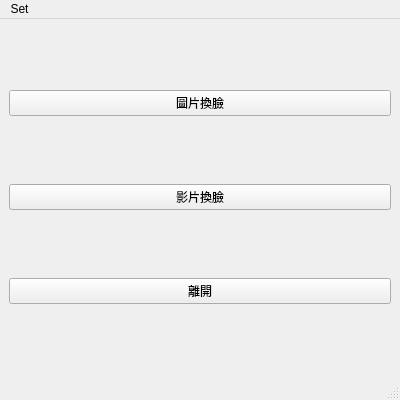
<?xml version="1.0" encoding="UTF-8"?>
<ui version="4.0">
 <class>MainWindow</class>
 <widget class="QMainWindow" name="MainWindow">
  <property name="geometry">
   <rect>
    <x>0</x>
    <y>0</y>
    <width>400</width>
    <height>400</height>
   </rect>
  </property>
  <property name="maximumSize">
   <size>
    <width>400</width>
    <height>400</height>
   </size>
  </property>
  <property name="windowTitle">
   <string>FaceSwap ! !</string>
  </property>
  <widget class="QWidget" name="centralwidget">
   <layout class="QVBoxLayout" name="verticalLayout">
    <item>
     <widget class="QPushButton" name="pushButton_imgswap">
      <property name="font">
       <font>
        <weight>50</weight>
        <italic>false</italic>
        <bold>false</bold>
        <strikeout>false</strikeout>
       </font>
      </property>
      <property name="focusPolicy">
       <enum>Qt::StrongFocus</enum>
      </property>
      <property name="text">
       <string>圖片換臉</string>
      </property>
     </widget>
    </item>
    <item>
     <widget class="QPushButton" name="pushButton_videoswap">
      <property name="text">
       <string>影片換臉</string>
      </property>
     </widget>
    </item>
    <item>
     <widget class="QPushButton" name="pushButton_exit">
      <property name="text">
       <string>離開</string>
      </property>
     </widget>
    </item>
   </layout>
  </widget>
  <widget class="QMenuBar" name="menubar">
   <property name="geometry">
    <rect>
     <x>0</x>
     <y>0</y>
     <width>400</width>
     <height>23</height>
    </rect>
   </property>
   <widget class="QMenu" name="menuSet">
    <property name="title">
     <string>Set</string>
    </property>
    <addaction name="actionExit"/>
   </widget>
   <addaction name="menuSet"/>
  </widget>
  <widget class="QStatusBar" name="statusbar"/>
  <action name="actionExit">
   <property name="text">
    <string>Exit</string>
   </property>
  </action>
 </widget>
 <resources/>
 <connections>
  <connection>
   <sender>actionExit</sender>
   <signal>triggered()</signal>
   <receiver>MainWindow</receiver>
   <slot>close()</slot>
   <hints>
    <hint type="sourcelabel">
     <x>-1</x>
     <y>-1</y>
    </hint>
    <hint type="destinationlabel">
     <x>199</x>
     <y>199</y>
    </hint>
   </hints>
  </connection>
  <connection>
   <sender>pushButton_exit</sender>
   <signal>clicked()</signal>
   <receiver>MainWindow</receiver>
   <slot>close()</slot>
   <hints>
    <hint type="sourcelabel">
     <x>189</x>
     <y>275</y>
    </hint>
    <hint type="destinationlabel">
     <x>199</x>
     <y>199</y>
    </hint>
   </hints>
  </connection>
 </connections>
</ui>
